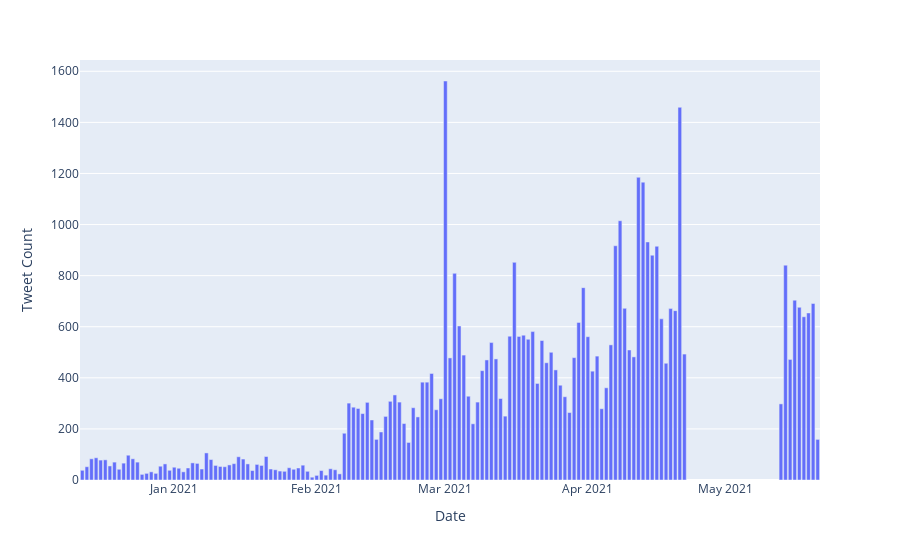

The cell this chart's notebook holds for it:
### Markdown cell above
#### Inspeccionamos cuantos tweets hay con respecto al tiempo

### Code cell
timeline = df.groupby(['date']).count().reset_index()
timeline['count'] = timeline['text']
timeline = timeline[['date', 'count']]
fig = px.bar(timeline, x='date', y='count', labels={'date': 'Date', 'count': 'Tweet Count'})
fig.show()
#fig.write_image("./output/tweet_freq_over_time.png")

### Figure 1 — Plotly figure (JSON) as saved in the notebook; plotly's stock layout.template omitted (floating-point values rounded to 4 significant figures; data arrays with more than 128 entries replaced by an {"elided": "..."} marker saying what was removed)
{"data": [{"alignmentgroup": "True", "hovertemplate": "Date=%{x}<br>Tweet Count=%{y}<extra></extra>", "legendgroup": "", "marker": {"color": "#636efa"}, "name": "", "offsetgroup": "", "orientation": "v", "showlegend": false, "textposition": "auto", "type": "bar", "x": {"elided": "141 str values"}, "xaxis": "x", "y": {"elided": "141 int values"}, "yaxis": "y"}], "layout": {"barmode": "relative", "legend": {"tracegroupgap": 0}, "margin": {"t": 60}, "xaxis": {"anchor": "y", "domain": [0, 1], "title": {"text": "Date"}}, "yaxis": {"anchor": "x", "domain": [0, 1], "title": {"text": "Tweet Count"}}}}
